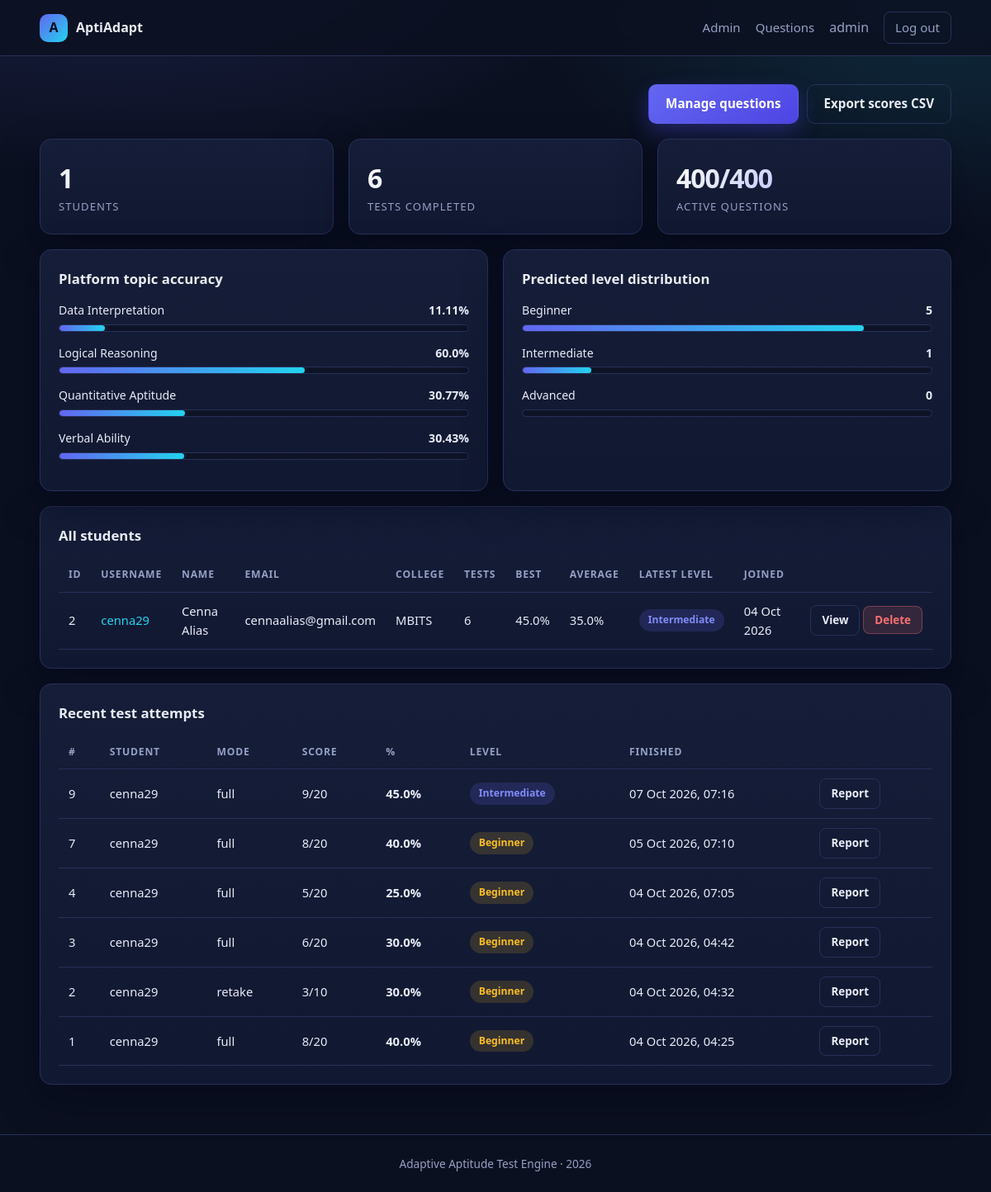
The page /admin (signed in) on the database its author committed.
### models.py (models this page shows, shortened)
class User(db.Model):
    __tablename__ = "users"
    id = db.Column(db.Integer, primary_key=True)
    username = db.Column(db.String(64), unique=True, nullable=False)
    email = db.Column(db.String(120), unique=True, nullable=False)
    full_name = db.Column(db.String(120))
    college = db.Column(db.String(160))
    password_hash = db.Column(db.String(255), nullable=False)
    is_admin = db.Column(db.Boolean, default=False, nullable=False)
    created_at = db.Column(db.DateTime, default=datetime.utcnow)
    attempts = db.relationship("TestAttempt", backref="user", lazy=True,
                               cascade="all, delete-orphan")
    @property
    def completed_attempts(self):
        return [a for a in self.attempts if a.completed]
    @property
    def best_score(self):
        return max((a.percentage for a in self.completed_attempts), default=0.0)
    @property
    def avg_score(self):
        done = self.completed_attempts
        return round(sum(a.percentage for a in done) / len(done), 2) if done else 0.0

class Answer(db.Model):
    __tablename__ = "answers"
    id = db.Column(db.Integer, primary_key=True)
    attempt_id = db.Column(db.Integer, db.ForeignKey("test_attempts.id"), nullable=False, index=True)
    question_id = db.Column(db.Integer, db.ForeignKey("questions.id"), nullable=False)
    sequence = db.Column(db.Integer, default=0)
    topic = db.Column(db.String(60))
    difficulty = db.Column(db.String(10))
    selected_option = db.Column(db.String(1))
    is_correct = db.Column(db.Boolean, default=False)
    seconds = db.Column(db.Integer, default=0)
    question = db.relationship("Question")

class TestAttempt(db.Model):
    __tablename__ = "test_attempts"
    id = db.Column(db.Integer, primary_key=True)
    user_id = db.Column(db.Integer, db.ForeignKey("users.id"), nullable=False, index=True)
    mode = db.Column(db.String(20), default="full")        # full | retake
    focus_topics = db.Column(db.String(255))               # comma separated, retake mode
    total_questions = db.Column(db.Integer, default=0)
    correct_answers = db.Column(db.Integer, default=0)
    percentage = db.Column(db.Float, default=0.0)
    predicted_level = db.Column(db.String(20))
    level_confidence = db.Column(db.Float)
    time_taken = db.Column(db.Integer, default=0)          # seconds
    completed = db.Column(db.Boolean, default=False)
    started_at = db.Column(db.DateTime, default=datetime.utcnow)
    finished_at = db.Column(db.DateTime)
    answers = db.relationship("Answer", backref="attempt", lazy=True,
                              cascade="all, delete-orphan", order_by="Answer.sequence")
    def topic_breakdown(self):
        stats = {}
        for a in self.answers:
            s = stats.setdefault(a.topic, {"total": 0, "correct": 0})
            s["total"] += 1
            s["correct"] += 1 if a.is_correct else 0
        for s in stats.values():
            s["accuracy"] = round(s["correct"] * 100 / s["total"], 2) if s["total"] else 0.0
        return stats

### app.py (the view)
@app.route("/admin")
@admin_required
def admin_dashboard():
    users = User.query.filter_by(is_admin=False).order_by(User.created_at.desc()).all()
    attempts = (TestAttempt.query.filter_by(completed=True)
                .order_by(TestAttempt.finished_at.desc()).limit(25).all())
    done = TestAttempt.query.filter_by(completed=True).all()
    level_counts = {}
    for a in done:
        if a.predicted_level:
            level_counts[a.predicted_level] = level_counts.get(a.predicted_level, 0) + 1
    stats = {
        "users": len(users),
        "attempts": len(done),
        "questions": Question.query.count(),
        "active_questions": Question.query.filter_by(active=True).count(),
    }
    return render_template("admin_dashboard.html", users=users, attempts=attempts, stats=stats,
                           level_counts=level_counts, topic_totals=aggregate_topics(done))

### app.py (called while the page is built)
def current_user():
    uid = session.get("user_id")
    return db.session.get(User, uid) if uid else None

def admin_required(view):
    @wraps(view)
    def wrapper(*a, **kw):
        u = current_user()
        if not u or not u.is_admin:
            flash("Superuser access required.", "danger")
            return redirect(url_for("admin_login"))
        return view(*a, **kw)
    return wrapper

def aggregate_topics(attempts):
    totals = {}
    for a in attempts:
        for t, s in a.topic_breakdown().items():
            d = totals.setdefault(t, {"total": 0, "correct": 0})
            d["total"] += s["total"]
            d["correct"] += s["correct"]
    for d in totals.values():
        d["accuracy"] = round(d["correct"] * 100 / d["total"], 2) if d["total"] else 0.0
    return totals

@app.context_processor
def inject_globals():
    return {"user": current_user(), "year": datetime.utcnow().year}

### templates/admin_dashboard.html (shortened to what this page needs)
{% extends "base.html" %}
{% block body %}
<section class="page container">
  <div class="row-between mb">
    <div style="display:flex;gap:10px;flex-wrap:wrap">
      <a class="btn btn-primary" href="{{ url_for('admin_questions') }}">Manage questions</a>
      <a class="btn btn-ghost" href="{{ url_for('admin_export_scores') }}">Export scores CSV</a>
    </div>
  </div>
  <div class="grid grid-4 mb">
    <div class="card stat"><div class="stat-value">{{ stats.users }}</div><div class="stat-label">Students</div></div>
    <div class="card stat"><div class="stat-value">{{ stats.attempts }}</div><div class="stat-label">Tests completed</div></div>
    <div class="card stat"><div class="stat-value">{{ stats.active_questions }}/{{ stats.questions }}</div><div class="stat-label">Active questions</div></div>
  </div>
  <div class="grid grid-2 mb">
    <div class="card">
      <h3 class="card-title">Platform topic accuracy</h3>
      {% for topic, s in topic_totals|dictsort %}
        <div class="bar-row">
          <div class="bar-head"><span>{{ topic }}</span><b>{{ s.accuracy }}%</b></div>
          <div class="bar"><span style="width: {{ s.accuracy }}%"></span></div>
        </div>
      {% else %}<p class="muted">No attempts yet.</p>{% endfor %}
    </div>
    <div class="card">
      <h3 class="card-title">Predicted level distribution</h3>
      {% set total_lv = level_counts.values()|sum %}
      {% for lv in ['Beginner', 'Intermediate', 'Advanced'] %}
        {% set c = level_counts.get(lv, 0) %}
        <div class="bar-row">
          <div class="bar-head"><span>{{ lv }}</span><b>{{ c }}</b></div>
          <div class="bar"><span style="width: {{ (c * 100 / total_lv) if total_lv else 0 }}%"></span></div>
        </div>
      {% endfor %}
    </div>
  </div>
  <div class="card mb">
    <h3 class="card-title">All students</h3>
    <div class="table-wrap">
      <table>
        <thead><tr><th>ID</th><th>Username</th><th>Name</th><th>Email</th><th>College</th><th>Tests</th><th>Best</th><th>Average</th><th>Latest level</th><th>Joined</th><th></th></tr></thead>
        <tbody>
        {% for u in users %}
          {% set done = u.completed_attempts %}
          <tr>
            <td>{{ u.id }}</td>
            <td><a href="{{ url_for('admin_user', user_id=u.id) }}">{{ u.username }}</a></td>
            <td>{{ u.full_name or '-' }}</td>
            <td>{{ u.email }}</td>
            <td>{{ u.college or '-' }}</td>
            <td>{{ done|length }}</td>
            <td>{{ u.best_score }}%</td>
            <td>{{ u.avg_score }}%</td>
            <td>{% if done %}{% set last = done|sort(attribute='id')|last %}<span class="badge badge-{{ (last.predicted_level or 'muted')|lower }}">{{ last.predicted_level }}</span>{% else %}-{% endif %}</td>
            <td>{{ u.created_at.strftime('%d %b %Y') }}</td>
            <td style="white-space:nowrap">
              <a class="btn btn-ghost btn-sm" href="{{ url_for('admin_user', user_id=u.id) }}">View</a>
              <form class="inline-form" method="post" action="{{ url_for('admin_user_delete', user_id=u.id) }}" onsubmit="return confirm('Delete this student and all scores?')">
                <button class="btn btn-danger btn-sm">Delete</button>
              </form>
            </td>
          </tr>
        {% else %}<tr><td colspan="11" class="empty">No students registered yet.</td></tr>{% endfor %}
        </tbody>
      </table>
    </div>
  </div>
  <div class="card">
    <h3 class="card-title">Recent test attempts</h3>
    <div class="table-wrap">
      <table>
        <thead><tr><th>#</th><th>Student</th><th>Mode</th><th>Score</th><th>%</th><th>Level</th><th>Finished</th><th></th></tr></thead>
        <tbody>
        {% for a in attempts %}
          <tr>
            <td>{{ a.id }}</td>
            <td>{{ a.user.username }}</td>
            <td>{{ a.mode }}</td>
            <td>{{ a.correct_answers }}/{{ a.total_questions }}</td>
            <td><b>{{ a.percentage }}%</b></td>
            <td><span class="badge badge-{{ (a.predicted_level or 'muted')|lower }}">{{ a.predicted_level }}</span></td>
            <td>{{ a.finished_at.strftime('%d %b %Y, %H:%M') if a.finished_at else '-' }}</td>
            <td><a class="btn btn-ghost btn-sm" href="{{ url_for('report', attempt_id=a.id) }}">Report</a></td>
          </tr>
        {% else %}<tr><td colspan="8" class="empty">No attempts yet.</td></tr>{% endfor %}
        </tbody>
      </table>
    </div>
  </div>
</section>
{% endblock %}

### templates/base.html (shortened to what this page needs)
<!doctype html>
<html lang="en">
<head>
  <link rel="stylesheet" href="{{ url_for('static', filename='css/style.css') }}">
</head>
<body>
<nav class="nav">
  <div class="container nav-inner">
    <a class="brand" href="{{ url_for('home') }}"><span class="brand-mark">A</span> AptiAdapt</a>
    <div class="nav-links">
      {% if user %}
        {% if user.is_admin %}
          <a href="{{ url_for('admin_dashboard') }}">Admin</a>
          <a href="{{ url_for('admin_questions') }}">Questions</a>
        {% else %}
          <a href="{{ url_for('dashboard') }}">Dashboard</a>
          <a href="{{ url_for('test_start') }}">Start Test</a>
        {% endif %}
        <span class="muted">{{ user.username }}</span>
        <a class="btn btn-ghost btn-sm" href="{{ url_for('logout') }}">Log out</a>
      {% else %}
        <a href="{{ url_for('login') }}">Login</a>
        <a href="{{ url_for('admin_login') }}">Admin</a>
        <a class="btn btn-primary btn-sm" href="{{ url_for('register') }}">Register</a>
      {% endif %}
    </div>
  </div>
</nav>
{% block body %}{% endblock %}
<div class="footer">Adaptive Aptitude Test Engine &middot; {{ year }}</div>
</body>
</html>

### static/css/style.css (style rules this page uses)
:root { --bg: #0b1020; --bg-soft: #111831; --surface: #151d38; --surface-2: #1b2444; --border: #27315a; --text: #e8ecf8; --muted: #94a0c4; --primary: #6366f1; --primary-soft: #818cf8; --accent: #22d3ee; --success: #34d399; --warning: #fbbf24; --danger: #f87171; --radius: 14px; --shadow: 0 18px 44px rgba(3, 7, 25, 0.55); }
* { box-sizing: border-box; }
body { margin: 0; font-family: "Segoe UI", Roboto, "Helvetica Neue", Arial, sans-serif; background: radial-gradient(1100px 600px at 12% -10%, rgba(99,102,241,.22), transparent 60%), radial-gradient(900px 500px at 95% 0%, rgba(34,211,238,.14), transparent 55%), var(--bg); color: var(--text); min-height: 100vh; line-height: 1.55; }
a { color: var(--accent); text-decoration: none; }
.container { width: min(1180px, 92vw); margin: 0 auto; }
.nav { position: sticky; top: 0; z-index: 40; backdrop-filter: blur(12px); background: rgba(11,16,32,.82); border-bottom: 1px solid var(--border); }
.nav-inner { display: flex; align-items: center; gap: 22px; padding: 14px 0; }
.brand { display: flex; align-items: center; gap: 10px; font-weight: 700; color: var(--text); }
.brand-mark { width: 34px; height: 34px; border-radius: 10px; display: grid; place-items: center; background: linear-gradient(135deg, var(--primary), var(--accent)); font-weight: 800; color: #06101f; }
.nav-links { display: flex; gap: 18px; margin-left: auto; align-items: center; flex-wrap: wrap; }
.nav-links a { color: var(--muted); font-size: .94rem; font-weight: 500; }
.btn { display: inline-block; border: 1px solid transparent; cursor: pointer; padding: 11px 20px; border-radius: 10px; font-size: .95rem; font-weight: 600; background: var(--surface-2); color: var(--text); transition: transform .12s ease, box-shadow .12s ease; font-family: inherit; }
.btn-primary { background: linear-gradient(135deg, var(--primary), #4f46e5); color: #fff; box-shadow: 0 10px 24px rgba(79,70,229,.35); }
.btn-ghost { background: transparent; border-color: var(--border); color: var(--text); }
.btn-danger { background: rgba(248,113,113,.15); color: var(--danger); border-color: rgba(248,113,113,.35); }
.btn-sm { padding: 7px 13px; font-size: .84rem; border-radius: 8px; }
.card { background: linear-gradient(180deg, var(--surface), var(--bg-soft)); border: 1px solid var(--border); border-radius: var(--radius); padding: 22px; box-shadow: var(--shadow); }
.card-title { margin: 0 0 14px; font-size: 1.05rem; }
.grid { display: grid; gap: 18px; }
.grid-2 { grid-template-columns: repeat(auto-fit, minmax(320px, 1fr)); }
.grid-4 { grid-template-columns: repeat(auto-fit, minmax(190px, 1fr)); }
section.page { padding: 34px 0 60px; }
.stat-value { font-size: 2rem; font-weight: 800; letter-spacing: -1px; background: linear-gradient(135deg, #fff, var(--primary-soft)); -webkit-background-clip: text; background-clip: text; color: transparent; }
.stat-label { color: var(--muted); font-size: .82rem; text-transform: uppercase; letter-spacing: 1px; }
table { width: 100%; border-collapse: collapse; font-size: .92rem; }
th, td { padding: 11px 12px; text-align: left; border-bottom: 1px solid var(--border); vertical-align: middle; }
th { color: var(--muted); font-size: .76rem; text-transform: uppercase; letter-spacing: .8px; }
.table-wrap { overflow-x: auto; }
.badge { padding: 4px 11px; border-radius: 999px; font-size: .76rem; font-weight: 700; display: inline-block; }
.badge-easy, .badge-beginner { background: rgba(251,191,36,.15); color: var(--warning); }
.badge-medium, .badge-intermediate { background: rgba(99,102,241,.18); color: var(--primary-soft); }
.bar { height: 9px; background: #0e1426; border-radius: 999px; overflow: hidden; border: 1px solid var(--border); }
.bar > span { display: block; height: 100%; border-radius: 999px; background: linear-gradient(90deg, var(--primary), var(--accent)); }
.bar-row { margin-bottom: 15px; }
.bar-head { display: flex; justify-content: space-between; font-size: .88rem; margin-bottom: 6px; }
.footer { border-top: 1px solid var(--border); padding: 24px 0; color: var(--muted); font-size: .85rem; text-align: center; }
.muted { color: var(--muted); }
.row-between { display: flex; justify-content: space-between; align-items: center; gap: 14px; flex-wrap: wrap; }
.mb { margin-bottom: 18px; }
.inline-form { display: inline; }

### rows shown on the page
User: username "admin"
Answer: topic "Data Interpretation", accuracy "11.11"
Answer: topic "Logical Reasoning", accuracy "60.0"
Answer: topic "Quantitative Aptitude", accuracy "30.77"
Answer: topic "Verbal Ability", accuracy "30.43"
TestAttempt: predicted_level "Beginner", correct_answers "5", {{ (c * 100 / total_lv) if total_lv else 0 }} 83.33333333333333 (drawn), id "4", user.username "cenna29", mode "full", total_questions "20", percentage "25.0", finished_at "04 Oct 2026, 07:05"
TestAttempt: predicted_level "Intermediate", completed "1", {{ (c * 100 / total_lv) if total_lv else 0 }} 16.666666666666668 (drawn), id "9", user.username "cenna29", mode "full", correct_answers "9", total_questions "20", percentage "45.0", finished_at "07 Oct 2026, 07:16"
User: id "2", username "cenna29", full_name "Cenna Alias", email "cennaalias@gmail.com", college "MBITS", done "6", best_score "45.0", avg_score "35.0", created_at "04 Oct 2026"
TestAttempt: id "7", user.username "cenna29", mode "full", correct_answers "8", total_questions "20", percentage "40.0", predicted_level "Beginner", finished_at "05 Oct 2026, 07:10"
TestAttempt: id "3", user.username "cenna29", mode "full", correct_answers "6", total_questions "20", percentage "30.0", predicted_level "Beginner", finished_at "04 Oct 2026, 04:42"
TestAttempt: id "2", user.username "cenna29", mode "retake", correct_answers "3", total_questions "10", percentage "30.0", predicted_level "Beginner", finished_at "04 Oct 2026, 04:32"
TestAttempt: id "1", user.username "cenna29", mode "full", correct_answers "8", total_questions "20", percentage "40.0", predicted_level "Beginner", finished_at "04 Oct 2026, 04:25"

### other values the page prints
{{ lv }} "Advanced"
{{ c }} "0"
